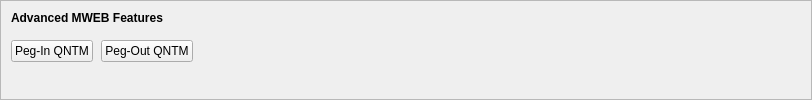
    <widget class="QFrame" name="frameMWEBFeatures">
     <property name="sizePolicy">
      <sizepolicy hsizetype="Expanding" vsizetype="Expanding">
       <horstretch>0</horstretch>
       <verstretch>0</verstretch>
      </sizepolicy>
     </property>
     <property name="maximumSize">
      <size>
       <width>16777215</width>
       <height>16777215</height>
      </size>
     </property>
     <property name="frameShape">
      <enum>QFrame::StyledPanel</enum>
     </property>
     <property name="frameShadow">
      <enum>QFrame::Sunken</enum>
     </property>
     <layout class="QVBoxLayout" name="verticalLayoutMWEBFeatures2">
      <property name="spacing">
       <number>0</number>
      </property>
      <property name="leftMargin">
       <number>0</number>
      </property>
      <property name="topMargin">
       <number>0</number>
      </property>
      <property name="rightMargin">
       <number>0</number>
      </property>
      <property name="bottomMargin">
       <number>6</number>
      </property>
      <item>
       <layout class="QVBoxLayout" name="verticalLayoutMWEBFeatures" stretch="0,0,1">
        <property name="spacing">
         <number>0</number>
        </property>
        <property name="leftMargin">
         <number>10</number>
        </property>
        <property name="topMargin">
         <number>10</number>
        </property>
        <item>
         <layout class="QHBoxLayout" name="horizontalLayoutMWEBFeatures1">
          <property name="bottomMargin">
           <number>15</number>
          </property>
          <item>
           <widget class="QLabel" name="labelMWEBFeatures">
            <property name="sizePolicy">
             <sizepolicy hsizetype="Preferred" vsizetype="Maximum">
              <horstretch>0</horstretch>
              <verstretch>0</verstretch>
             </sizepolicy>
            </property>
            <property name="font">
             <font>
              <weight>75</weight>
              <bold>true</bold>
             </font>
            </property>
            <property name="styleSheet">
             <string notr="true">font-weight:bold;</string>
            </property>
            <property name="text">
             <string>Advanced MWEB Features</string>
            </property>
           </widget>
          </item>
         </layout>
        </item>
        <item>
         <layout class="QHBoxLayout" name="horizontalLayoutMWEBFeatures2" stretch="0,0,0">
          <property name="spacing">
           <number>8</number>
          </property>
          <property name="bottomMargin">
           <number>10</number>
          </property>
          <item>
           <widget class="QPushButton" name="pushButtonMWEBPegIn">
            <property name="styleSheet">
             <string notr="true"/>
            </property>
            <property name="text">
             <string>Peg-In QNTM</string>
            </property>
            <property name="checkable">
             <bool>true</bool>
            </property>
            <property name="autoDefault">
             <bool>false</bool>
            </property>
           </widget>
          </item>
          <item>
           <widget class="QPushButton" name="pushButtonMWEBPegOut">
            <property name="styleSheet">
             <string notr="true"/>
            </property>
            <property name="text">
             <string>Peg-Out QNTM</string>
            </property>
            <property name="checkable">
             <bool>true</bool>
            </property>
            <property name="autoDefault">
             <bool>false</bool>
            </property>
           </widget>
          </item>
          <item>
           <spacer name="horizontalSpacerMWEBFeatures">
            <property name="orientation">
             <enum>Qt::Horizontal</enum>
            </property>
            <property name="sizeHint" stdset="0">
             <size>
              <width>40</width>
              <height>1</height>
             </size>
            </property>
           </spacer>
          </item>
         </layout>
        </item>
        <item>
         <spacer name="verticalSpacerMWEBFeatures">
          <property name="orientation">
           <enum>Qt::Vertical</enum>
          </property>
          <property name="sizeHint" stdset="0">
           <size>
            <width>800</width>
            <height>1</height>
           </size>
          </property>
         </spacer>
        </item>
       </layout>
      </item>
     </layout>
    </widget>
